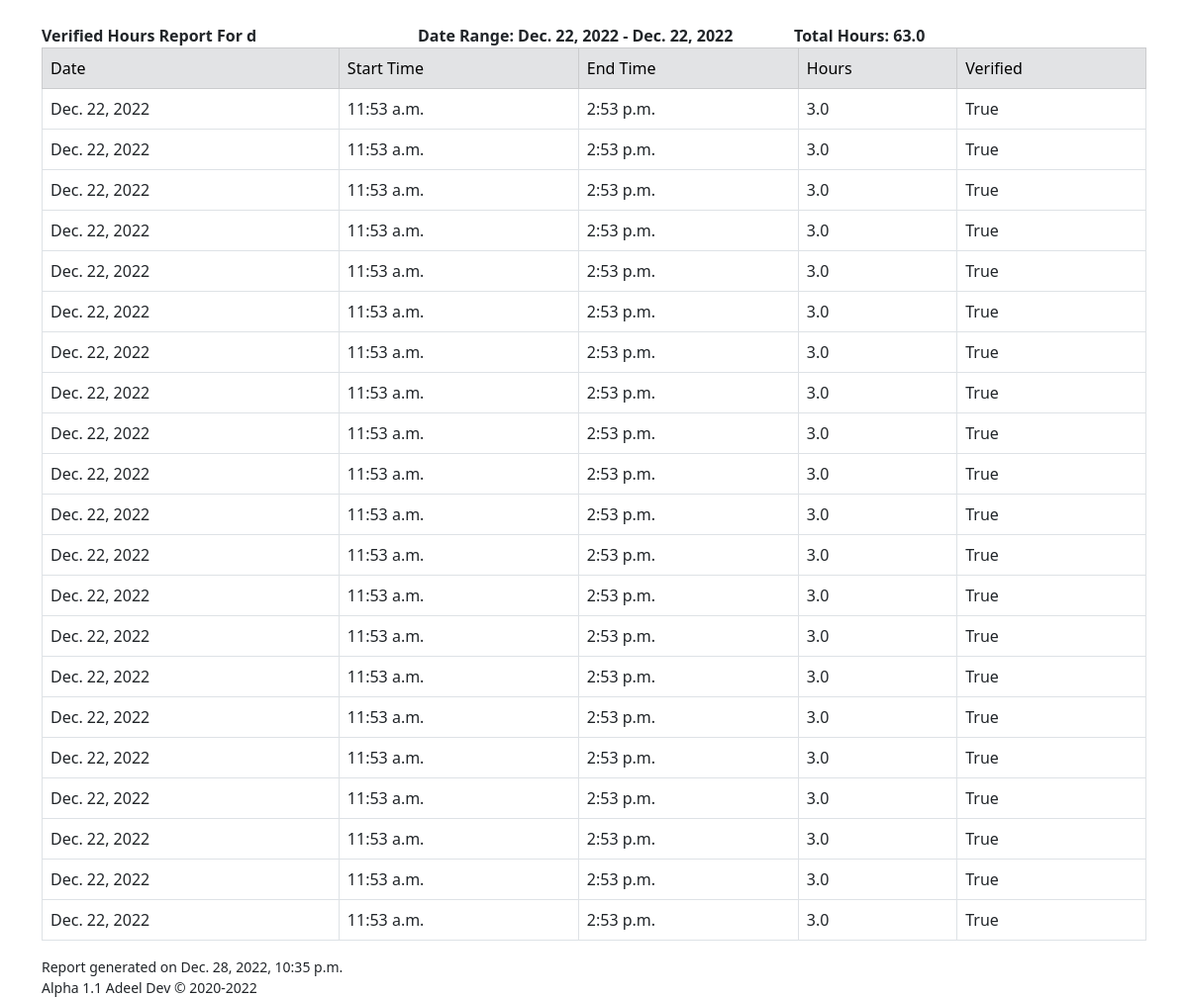
The page /reports/individual_report/printable/ (signed in) on the database its author committed.
### tracker/models.py (models this page shows, shortened)
class volunteer_hour(models.Model):
    date = models.DateField()
    start = models.TimeField(default=None)
    end = models.TimeField(default=None, null=True)
    volunteer = models.ForeignKey(volunteer, on_delete=models.CASCADE)
    verified = models.BooleanField(default=False)

### reports/views.py (the view)
# urls.py: path('individual_report/printable/', individual_report_printable, name='individual_report_printable'),
@login_required
def individual_report_printable(request):
    context = {}
    total_hours = 0
    context['entries'] = []
    for o in volunteer_hour.objects.all().filter(volunteer=request.user.volunteer, verified=True).order_by("date"):
        date = o.date
        hours = datetime.combine(date, o.end) - datetime.combine(date, o.start)
        total_hours += hours.total_seconds() / 3600
        hours = hours.total_seconds() / 3600
        context['entries'].append(
            {'date': date, 'start_time': o.start, 'end_time': o.end, "hours": hours, 'verified': o.verified})
    context['total_hours'] = total_hours
    context['start_date'] = \
        volunteer_hour.objects.all().filter(volunteer=request.user.volunteer, verified=True).aggregate(Min('date'))['date__min']
    context['end_date'] = \
        volunteer_hour.objects.all().filter(volunteer=request.user.volunteer, verified=True).aggregate(Max('date'))['date__max']
    context['now'] = datetime.now()
    return render(request, template_name='reports/individual_report_printable.html', context=context)

### pantryhourtracker/context_processors.py (called while the page is built)
def version(request):
    return {'version': settings.VERSION_COPYRIGHT}

def site_name(request):
    return {'org_name': settings.SITE_NAME}

### reports/templates/reports/individual_report_printable.html (shortened to what this page needs)
<!DOCTYPE html>
<html lang="en">
<head>
    <link href="https://cdn.jsdelivr.net/npm/bootstrap@5.2.3/dist/css/bootstrap.min.css" rel="stylesheet"
>
</head>
<body>
<div class="container">
    <div class="row mt-4">
        <div class="col-4"><b>Verified Hours Report For {{ user.first_name }} {{ user.last_name }}</b></div>
        <div class="col-4"><b>Date Range: {{ start_date }} - {{ end_date }}</b></div>
        <div class="col-4"><b>Total Hours: {{ total_hours }}</b></div>
    </div>
    <div class="row">
        <div class="col">
            <table class="table table-bordered">
                <tr class="table-secondary">
                    <td>Date</td>
                    <td>Start Time</td>
                    <td>End Time</td>
                    <td>Hours</td>
                    <td>Verified</td>
                </tr>
                {% for entry in entries %}
                    <tr>
                        <td>{{ entry.date }}</td>
                        <td>{{ entry.start_time }}</td>
                        <td>{{ entry.end_time }}</td>
                        <td>{{ entry.hours }}</td>
                        <td>{{ entry.verified }}</td>
                    </tr>
                {% endfor %}
            </table>
        </div>
    </div>
    <div class="row">
        <small>Report generated on {{ now }}</small>
        <small>{{ version }}</small>
    </div>
</div>
</body>
</html>

### rows shown on the page
volunteer_hour: date "Dec. 22, 2022", start_time "11:53 a.m.", end_time "2:53 p.m."
volunteer_hour: date "Dec. 22, 2022", start_time "11:53 a.m.", end_time "2:53 p.m."
volunteer_hour: date "Dec. 22, 2022", start_time "11:53 a.m.", end_time "2:53 p.m."
volunteer_hour: date "Dec. 22, 2022", start_time "11:53 a.m.", end_time "2:53 p.m."
volunteer_hour: date "Dec. 22, 2022", start_time "11:53 a.m.", end_time "2:53 p.m."
volunteer_hour: date "Dec. 22, 2022", start_time "11:53 a.m.", end_time "2:53 p.m."
volunteer_hour: date "Dec. 22, 2022", start_time "11:53 a.m.", end_time "2:53 p.m."
volunteer_hour: date "Dec. 22, 2022", start_time "11:53 a.m.", end_time "2:53 p.m."
volunteer_hour: date "Dec. 22, 2022", start_time "11:53 a.m.", end_time "2:53 p.m."
volunteer_hour: date "Dec. 22, 2022", start_time "11:53 a.m.", end_time "2:53 p.m."
volunteer_hour: date "Dec. 22, 2022", start_time "11:53 a.m.", end_time "2:53 p.m."
volunteer_hour: date "Dec. 22, 2022", start_time "11:53 a.m.", end_time "2:53 p.m."
volunteer_hour: date "Dec. 22, 2022", start_time "11:53 a.m.", end_time "2:53 p.m."
volunteer_hour: date "Dec. 22, 2022", start_time "11:53 a.m.", end_time "2:53 p.m."
volunteer_hour: date "Dec. 22, 2022", start_time "11:53 a.m.", end_time "2:53 p.m."
volunteer_hour: date "Dec. 22, 2022", start_time "11:53 a.m.", end_time "2:53 p.m."
volunteer_hour: date "Dec. 22, 2022", start_time "11:53 a.m.", end_time "2:53 p.m."
volunteer_hour: date "Dec. 22, 2022", start_time "11:53 a.m.", end_time "2:53 p.m."
volunteer_hour: date "Dec. 22, 2022", start_time "11:53 a.m.", end_time "2:53 p.m."
volunteer_hour: date "Dec. 22, 2022", start_time "11:53 a.m.", end_time "2:53 p.m."
volunteer_hour: date "Dec. 22, 2022", start_time "11:53 a.m.", end_time "2:53 p.m."

### other values the page prints
{{ user.first_name }} "d"
{{ start_date }} "Dec. 22, 2022"
{{ end_date }} "Dec. 22, 2022"
{{ total_hours }} "63.0"
{{ entry.hours }} "3.0" "3.0" "3.0" "3.0" "3.0" "3.0" "3.0" "3.0" "3.0" "3.0" "3.0" "3.0" "3.0" "3.0" "3.0" "3.0" "3.0" "3.0" "3.0" "3.0" "3.0"
{{ entry.verified }} "True" "True" "True" "True" "True" "True" "True" "True" "True" "True" "True" "True" "True" "True" "True" "True" "True" "True" "True" "True" "True"
{{ now }} "Dec. 28, 2022, 10:35 p.m."
{{ version }} "Alpha 1.1 Adeel Dev © 2020-2022"
